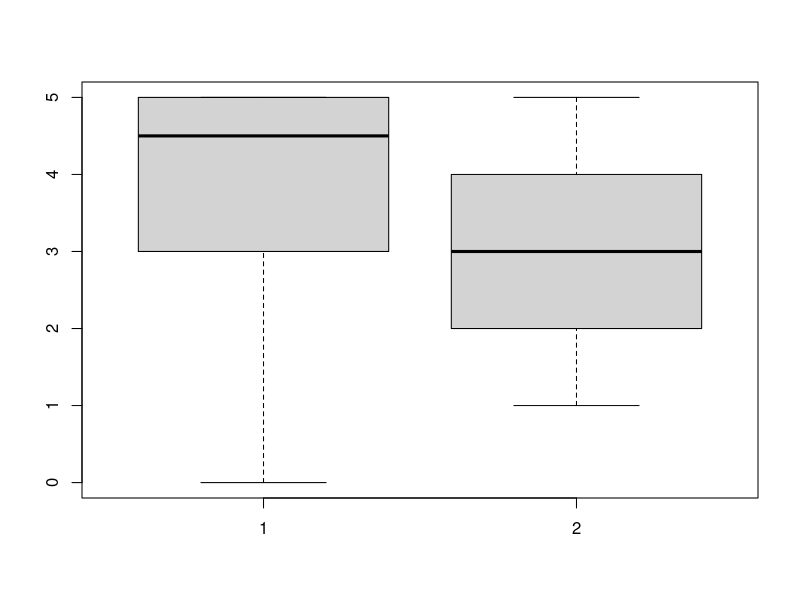
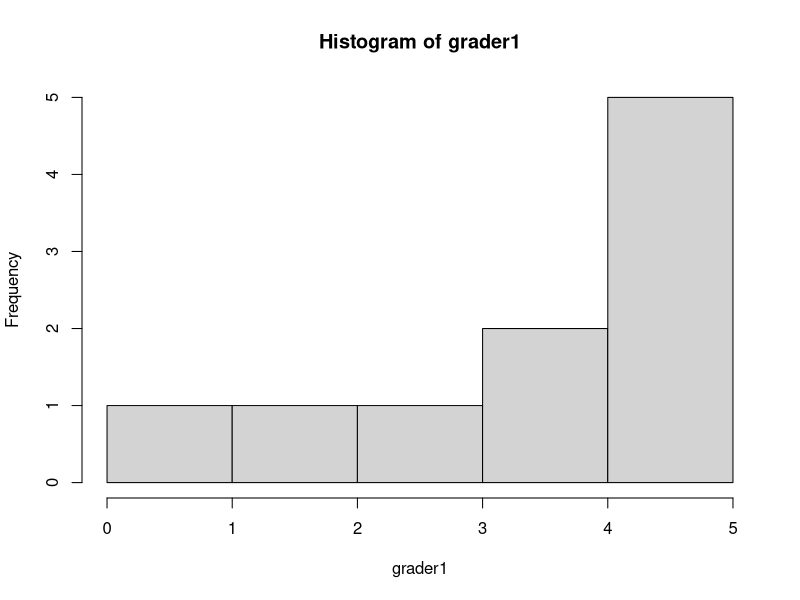
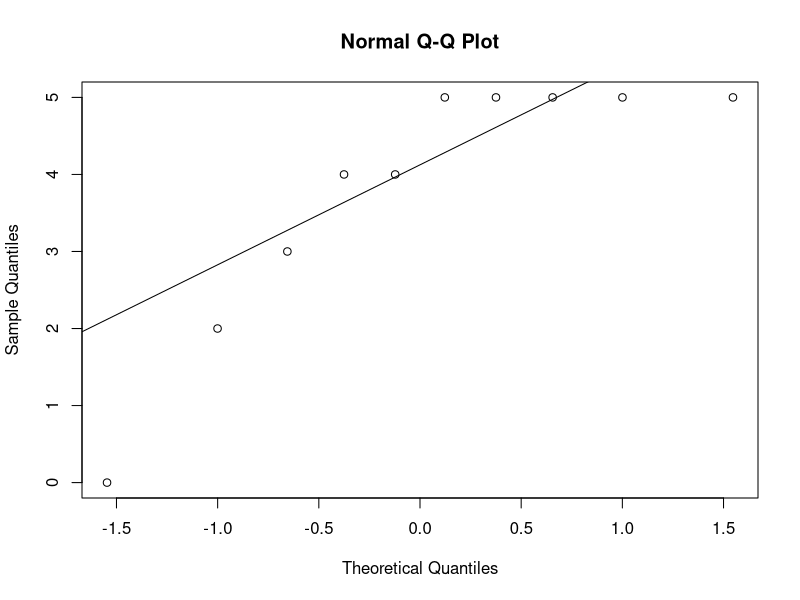
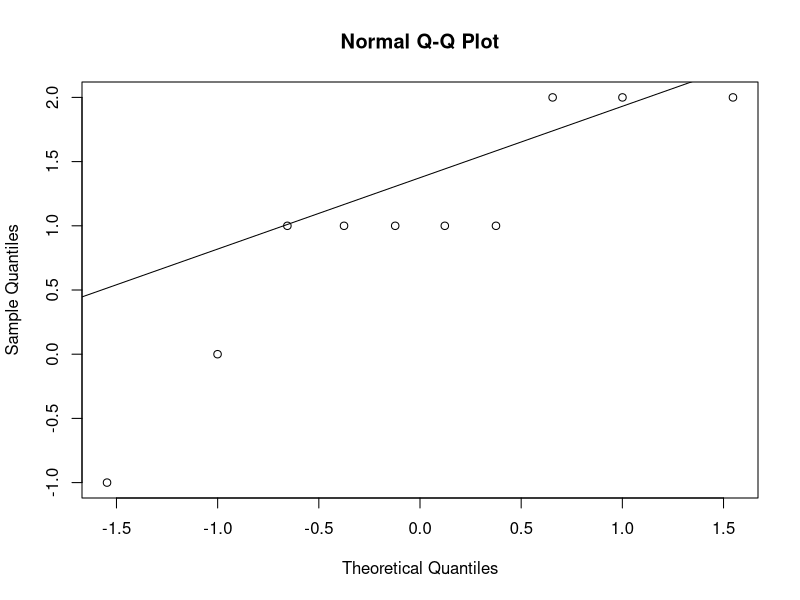
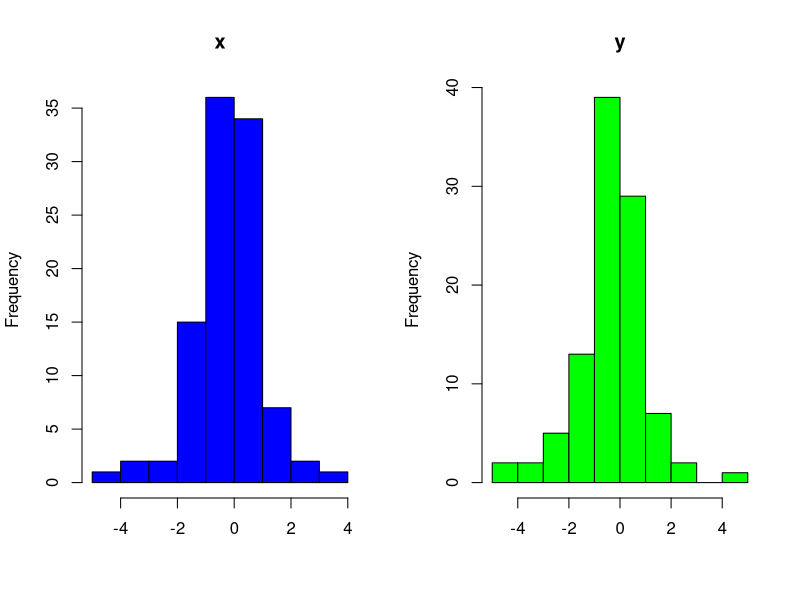

These figures' R source, in order:
## Math 181B HW 3 ##

## Spencer Ochs ##

install.packages("nortest")
library(nortest) 

## Problem 4 ##
grader1 <- c(3,0,5,2,5,5,5,4,4,5)
grader2 <- c(2,1,4,1,4,3,3,2,3,5)

## a) ##
# Want to test if the mean of grader 1 is equal to the mean of grader 2
# H_0: mean.grader1 = mean.grader2; vs. H_1: mean.grader1 != mean.grader2
# Would also want to test if variances are equal before running t-test

## b) ##
t.test(grader1,grader2,var.equal=FALSE)
# t = 1.478 is the value of the test statistic t at those values of graders 1 and 2
# df = 16.999 since variances are not assumed equal the degrees of freedom are approximated
# p-value = 0.1577 The probability of seeing this value of t or anything more extreme under
#    the null is about 16% so in this case we would not reject H_0
# 95 percent confidence interval: -0.4274951  2.4274951 This is the interval that 95% of the
#    time when running this test will 'capture' the true mean. In this case, this suggests
#    that the true mean, hence the true value for t, lies somewhere within this interval.
# sample estimates: mean of x 3.8, mean of y 2.8, These are the sample means calculated from
#    grader1 and grader2 using the formula for the MLE for a normal distribution's mean.

## c) ##
t.test(grader1,grader2,var.equal=TRUE)
# t = 1.478 same value of t above
# df = 18, degrees of freedom are now an integer since assumed the variances are equal, and 
#     since df are bigger than other t-test, we know the tails are smaller which means the
#     power increases for this test relative to when we assumed variances were not equal.
# p-value = 0.1567, assuming the variances are true gives a slightly smaller p-value, this is
#    because we have greater degrees of freedom, and since t=1.478 occurs in the tail, less
#    probability of seeing a value this extreme under the null.
# 95 percent confidence interval: -0.4214687  2.4214687, the confidence interval is smaller 
#    to reflect the smaller values of t when it has larger degrees of freedom, since smaller
#    tails will mean more of the pdf is closer to the mean. 
# sample estimates: mean of x 3.8, mean of y 2.8, the data did not change, only our 
#    assumptions about the structure of the data, and the calculation of the mean does not
#    rely on the variance.

## d) ##
# by plotting the boxplots of the two samples
boxplot(grader1, grader2)
hist(grader1)
# we can tell that grader1 does not look normal, further using qq plot and pearson test
qqnorm(grader1); qqline(grader1)
pearson.test(grader1) # p-value = 0.01545 -> reject assumption that grader1 is normal
# we can be confident that grader1 is not normally distributed.
# So in this case we would not trust the output of a t-test simply because of this lack of
# normality of one of the samples, and especially the small sample size.

# However, we also know that the graders are grading the same exams so we can consider the 
# data as paired in which case, we can use the paired t-test.
t.test(grader1,grader2,paired=TRUE) 
# which gives p-value = 0.008468 and CI: (0.325555, 1.674445) which are both smaller than 
# the unpaired t-tests, and would allow us to reject the null hypothesis at 5% significance.

# Note: By checking the difference of the paired data, grader1-grader2, 
qqnorm(grader1-grader2); qqline(grader1-grader2)
pearson.test(grader1-grader2)
# we see that we still don't have normality on the paired samples, so in this case still not
# completely comfortable using a t-test, paired or otherwise. But if we were to assume that 
# the t-test was robust to the deviation from normality of grader1-grader2, then we would 
# prefer to use the paired t-test.

# Note: Also assuming that the implementation of the paired t-test in R combines the samples
# so that there is only one variance.


## Problem 5 ##

## a) &  b) ##
x <- rt(100, df=4)
y <- rt(100, df=4)

par(mfrow=c(1,2))
hist(x, col="blue", main='x', xlab='')
hist(y, col="green", main='y', xlab='')
dev.off()

## c) ##
t.test(x,y, var.equal=TRUE) # tests H_0: u_x = u_y
t.test(x,y, var.equal=FALSE)
# in both t-tests the p-values are the same at 0.1306 and the 95% CI is the same up to 4 
# significant digits at (-0.0837, 0.6430) with the t-test assuming equal variances having a 
# slightly smaller CI, as we would expect, since it has larger degrees of freedom. 

# What we do not expect to see however, is such a low p-value since the data is generated 
# from the same distribution. However this is likely due to niether being actually normally 
# distributed (df are only 4 meaning much larger tails then normal) so the t-test's 
# assumptions would be violated, if only slightly, and we might have extreme values in the
# tails pulling the mean away from 0.
